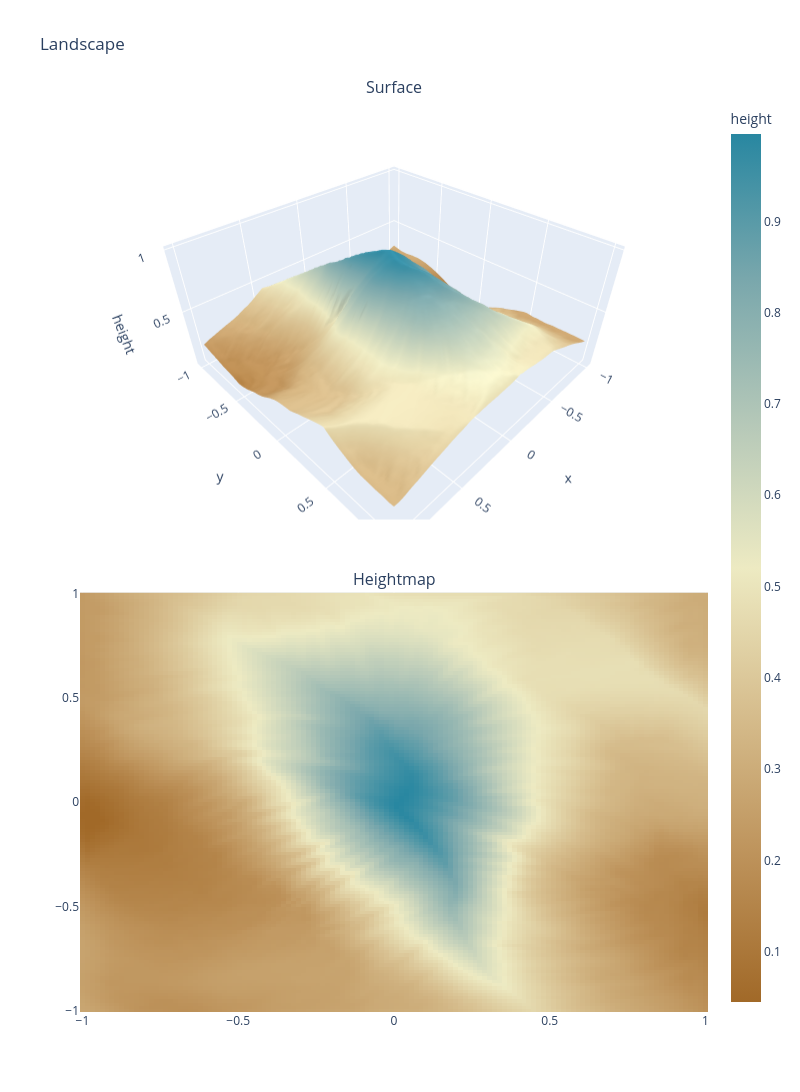
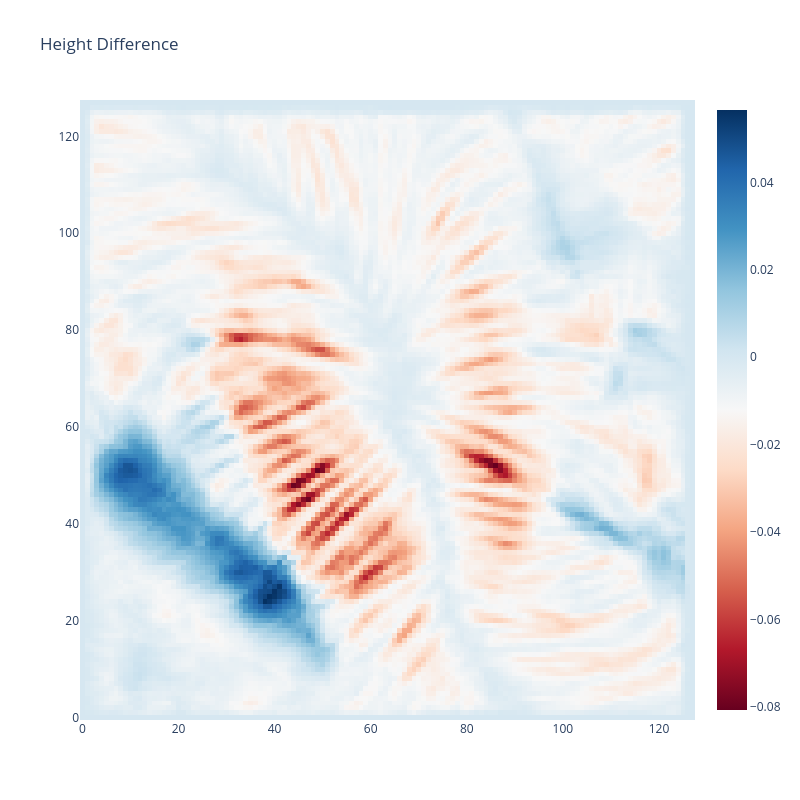

The notebook cell saved with these charts, in order:
### Code cell
import numba as nb


@nb.njit
def sample_height_and_gradient(heightmap, x_pos, y_pos):
    x0 = int(x_pos)
    y0 = int(y_pos)
    x1 = x0 + 1
    y1 = y0 + 1

    sx = x_pos - x0
    sy = y_pos - y0

    h00 = heightmap[y0, x0]
    h10 = heightmap[y0, x1]
    h01 = heightmap[y1, x0]
    h11 = heightmap[y1, x1]

    h0 = h00 * (1.0 - sx) + h10 * sx
    h1 = h01 * (1.0 - sx) + h11 * sx
    h = h0 * (1.0 - sy) + h1 * sy

    grad_x = (h10 - h00) * (1.0 - sy) + (h11 - h01) * sy
    grad_y = (h01 - h00) * (1.0 - sx) + (h11 - h10) * sx
    return h, grad_x, grad_y


@nb.njit
def deposit_bilinear(heightmap, x_pos, y_pos, amount):
    x0 = int(x_pos)
    y0 = int(y_pos)
    x1 = x0 + 1
    y1 = y0 + 1

    sx = x_pos - x0
    sy = y_pos - y0

    w00 = (1.0 - sx) * (1.0 - sy)
    w10 = sx * (1.0 - sy)
    w01 = (1.0 - sx) * sy
    w11 = sx * sy

    heightmap[y0, x0] += amount * w00
    heightmap[y0, x1] += amount * w10
    heightmap[y1, x0] += amount * w01
    heightmap[y1, x1] += amount * w11


@nb.njit
def erode_with_brush(heightmap, x_pos, y_pos, amount, radius):
    center_x = int(x_pos)
    center_y = int(y_pos)
    h = heightmap.shape[0]
    w = heightmap.shape[1]

    total_weight = 0.0
    for oy in range(-radius, radius + 1):
        for ox in range(-radius, radius + 1):
            xi = center_x + ox
            yi = center_y + oy
            if xi <= 0 or xi >= w - 1 or yi <= 0 or yi >= h - 1:
                continue
            dist = (ox * ox + oy * oy) ** 0.5
            if dist > radius:
                continue
            total_weight += radius + 1.0 - dist

    if total_weight <= 0.0:
        return 0.0

    removed = 0.0
    for oy in range(-radius, radius + 1):
        for ox in range(-radius, radius + 1):
            xi = center_x + ox
            yi = center_y + oy
            if xi <= 0 or xi >= w - 1 or yi <= 0 or yi >= h - 1:
                continue
            dist = (ox * ox + oy * oy) ** 0.5
            if dist > radius:
                continue

            weight = radius + 1.0 - dist
            share = amount * (weight / total_weight)

            local_floor = 1e18
            for ny in range(yi - 1, yi + 2):
                for nx in range(xi - 1, xi + 2):
                    if ny == yi and nx == xi:
                        continue
                    v = heightmap[ny, nx]
                    if v < local_floor:
                        local_floor = v

            max_remove = heightmap[yi, xi] - local_floor
            if max_remove < 0.0:
                max_remove = 0.0

            delta = share
            if delta > max_remove:
                delta = max_remove

            heightmap[yi, xi] -= delta
            removed += delta

    return removed


@nb.njit
def diffuse_step(heightmap, alpha):
    src = heightmap.copy()
    h = heightmap.shape[0]
    w = heightmap.shape[1]

    for yi in range(1, h - 1):
        for xi in range(1, w - 1):
            lap = (
                src[yi - 1, xi]
                + src[yi + 1, xi]
                + src[yi, xi - 1]
                + src[yi, xi + 1]
                - 4.0 * src[yi, xi]
            )
            heightmap[yi, xi] = src[yi, xi] + alpha * lap


@nb.njit
def hydraulic_erosion_numba(
    heightmap,
    start_x,
    start_y,
    max_steps,
    inertia,
    capacity,
    min_slope,
    deposition,
    erosion,
    evaporation,
    gravity,
    max_deposit_step,
    max_erode_step,
    brush_radius,
    diffuse_every,
    diffuse_alpha,
):
    hm = heightmap.copy()
    h = hm.shape[0]
    w = hm.shape[1]
    iterations = start_x.shape[0]

    for drop_idx in range(iterations):
        x_pos = start_x[drop_idx]
        y_pos = start_y[drop_idx]

        dir_x = 0.0
        dir_y = 0.0
        speed = 1.0
        water = 1.0
        sediment = 0.0

        for _ in range(max_steps):
            if x_pos < 1.0 or x_pos >= w - 2.0 or y_pos < 1.0 or y_pos >= h - 2.0:
                break

            h_now, grad_x, grad_y = sample_height_and_gradient(hm, x_pos, y_pos)

            dir_x = dir_x * inertia - grad_x * (1.0 - inertia)
            dir_y = dir_y * inertia - grad_y * (1.0 - inertia)

            norm = (dir_x * dir_x + dir_y * dir_y) ** 0.5
            if norm < 1e-12:
                break

            dir_x /= norm
            dir_y /= norm

            new_x = x_pos + dir_x
            new_y = y_pos + dir_y
            if new_x < 1.0 or new_x >= w - 2.0 or new_y < 1.0 or new_y >= h - 2.0:
                break

            h_new, _, _ = sample_height_and_gradient(hm, new_x, new_y)
            delta_h = h_new - h_now

            slope = -delta_h
            if slope < min_slope:
                slope = min_slope
            sediment_capacity = slope * speed * water * capacity

            if delta_h > 0.0 or sediment > sediment_capacity:
                target = (
                    delta_h
                    if delta_h > 0.0
                    else (sediment - sediment_capacity) * deposition
                )
                deposit_amount = sediment
                if target < deposit_amount:
                    deposit_amount = target
                if max_deposit_step < deposit_amount:
                    deposit_amount = max_deposit_step

                if deposit_amount > 0.0:
                    deposit_bilinear(hm, x_pos, y_pos, deposit_amount)
                    sediment -= deposit_amount
            else:
                erode_amount = (sediment_capacity - sediment) * erosion
                downhill_limit = -delta_h
                if downhill_limit < erode_amount:
                    erode_amount = downhill_limit
                if max_erode_step < erode_amount:
                    erode_amount = max_erode_step

                if erode_amount > 0.0:
                    lifted = erode_with_brush(
                        hm, x_pos, y_pos, erode_amount, brush_radius
                    )
                    sediment += lifted

            speed_sq = speed * speed + (-delta_h) * gravity
            if speed_sq < 0.05:
                speed_sq = 0.05
            speed = speed_sq**0.5
            if speed > 3.0:
                speed = 3.0

            water *= 1.0 - evaporation
            x_pos = new_x
            y_pos = new_y

            if water < 0.02:
                break

        if diffuse_every > 0 and ((drop_idx + 1) % diffuse_every == 0):
            diffuse_step(hm, diffuse_alpha)

    return hm


def hydraulic_erosion(
    heightmap,
    iterations=25000,
    max_steps=45,
    inertia=0.15,
    capacity=1.6,
    min_slope=0.01,
    deposition=0.08,
    erosion=0.05,
    evaporation=0.03,
    gravity=4.0,
    max_deposit_step=0.025,
    max_erode_step=0.012,
    brush_radius=1,
    diffuse_every=6000,
    diffuse_alpha=0.01,
    seed=None,
):
    rng = np.random.default_rng(seed)
    h, w = heightmap.shape
    start_x = rng.uniform(1.0, w - 2.0, size=iterations).astype(np.float64)
    start_y = rng.uniform(1.0, h - 2.0, size=iterations).astype(np.float64)

    hm64 = np.asarray(heightmap, dtype=np.float64)
    eroded = hydraulic_erosion_numba(
        hm64,
        start_x,
        start_y,
        max_steps,
        inertia,
        capacity,
        min_slope,
        deposition,
        erosion,
        evaporation,
        gravity,
        max_deposit_step,
        max_erode_step,
        int(brush_radius),
        int(diffuse_every),
        diffuse_alpha,
    )
    return eroded.astype(heightmap.dtype, copy=False)


norm_eroded_height = hydraulic_erosion(norm_height)
plot_landscape(x, y, xx, yy, norm_eroded_height)


def plot_diff_heatmap(diff):
    fig = go.Figure(data=go.Heatmap(z=diff, colorscale="RdBu"))
    fig.update_layout(height=800, width=800, title="Height Difference")
    fig.show()


height_diff = norm_eroded_height - norm_height
plot_diff_heatmap(height_diff)

### Figure 1 — Plotly figure (JSON) as saved in the notebook; plotly's stock layout.template omitted (floating-point values rounded to 4 significant figures; data arrays with more than 128 entries replaced by an {"elided": "..."} marker saying what was removed)
{"data": [{"colorscale": [[0, "rgb(161, 105, 40)"], [0.1667, "rgb(189, 146, 90)"], [0.3333, "rgb(214, 189, 141)"], [0.5, "rgb(237, 234, 194)"], [0.6667, "rgb(181, 200, 184)"], [0.8333, "rgb(121, 167, 172)"], [1, "rgb(40, 135, 161)"]], "scene": "scene", "showscale": false, "type": "surface", "x": {"elided": "128x128 float values"}, "y": {"elided": "128x128 float values"}, "z": {"elided": "128x128 float values"}}, {"colorbar": {"title": {"text": "height"}}, "colorscale": [[0, "rgb(161, 105, 40)"], [0.1667, "rgb(189, 146, 90)"], [0.3333, "rgb(214, 189, 141)"], [0.5, "rgb(237, 234, 194)"], [0.6667, "rgb(181, 200, 184)"], [0.8333, "rgb(121, 167, 172)"], [1, "rgb(40, 135, 161)"]], "type": "heatmap", "x": [-1.0, -0.9843, -0.9685, -0.9528, -0.937, -0.9213, -0.9055, -0.8898, -0.874, -0.8583, -0.8425, -0.8268, -0.811, -0.7953, -0.7795, -0.7638, -0.748, -0.7323, -0.7165, -0.7008, -0.685, -0.6693, -0.6535, -0.6378, -0.622, -0.6063, -0.5906, -0.5748, -0.5591, -0.5433, -0.5276, -0.5118, -0.4961, -0.4803, -0.4646, -0.4488, -0.4331, -0.4173, -0.4016, -0.3858, -0.3701, -0.3543, -0.3386, -0.3228, -0.3071, -0.2913, -0.2756, -0.2598, -0.2441, -0.2283, -0.2126, -0.1969, -0.1811, -0.1654, -0.1496, -0.1339, -0.1181, -0.1024, -0.08661, -0.07087, -0.05512, -0.03937, -0.02362, -0.007874, 0.007874, 0.02362, 0.03937, 0.05512, 0.07087, 0.08661, 0.1024, 0.1181, 0.1339, 0.1496, 0.1654, 0.1811, 0.1969, 0.2126, 0.2283, 0.2441, 0.2598, 0.2756, 0.2913, 0.3071, 0.3228, 0.3386, 0.3543, 0.3701, 0.3858, 0.4016, 0.4173, 0.4331, 0.4488, 0.4646, 0.4803, 0.4961, 0.5118, 0.5276, 0.5433, 0.5591, 0.5748, 0.5906, 0.6063, 0.622, 0.6378, 0.6535, 0.6693, 0.685, 0.7008, 0.7165, 0.7323, 0.748, 0.7638, 0.7795, 0.7953, 0.811, 0.8268, 0.8425, 0.8583, 0.874, 0.8898, 0.9055, 0.9213, 0.937, 0.9528, 0.9685, 0.9843, 1.0], "xaxis": "x", "y": [-1.0, -0.9843, -0.9685, -0.9528, -0.937, -0.9213, -0.9055, -0.8898, -0.874, -0.8583, -0.8425, -0.8268, -0.811, -0.7953, -0.7795, -0.7638, -0.748, -0.7323, -0.7165, -0.7008, -0.685, -0.6693, -0.6535, -0.6378, -0.622, -0.6063, -0.5906, -0.5748, -0.5591, -0.5433, -0.5276, -0.5118, -0.4961, -0.4803, -0.4646, -0.4488, -0.4331, -0.4173, -0.4016, -0.3858, -0.3701, -0.3543, -0.3386, -0.3228, -0.3071, -0.2913, -0.2756, -0.2598, -0.2441, -0.2283, -0.2126, -0.1969, -0.1811, -0.1654, -0.1496, -0.1339, -0.1181, -0.1024, -0.08661, -0.07087, -0.05512, -0.03937, -0.02362, -0.007874, 0.007874, 0.02362, 0.03937, 0.05512, 0.07087, 0.08661, 0.1024, 0.1181, 0.1339, 0.1496, 0.1654, 0.1811, 0.1969, 0.2126, 0.2283, 0.2441, 0.2598, 0.2756, 0.2913, 0.3071, 0.3228, 0.3386, 0.3543, 0.3701, 0.3858, 0.4016, 0.4173, 0.4331, 0.4488, 0.4646, 0.4803, 0.4961, 0.5118, 0.5276, 0.5433, 0.5591, 0.5748, 0.5906, 0.6063, 0.622, 0.6378, 0.6535, 0.6693, 0.685, 0.7008, 0.7165, 0.7323, 0.748, 0.7638, 0.7795, 0.7953, 0.811, 0.8268, 0.8425, 0.8583, 0.874, 0.8898, 0.9055, 0.9213, 0.937, 0.9528, 0.9685, 0.9843, 1.0], "yaxis": "y", "z": {"elided": "128x128 float values"}}], "layout": {"annotations": [{"font": {"size": 16}, "showarrow": false, "text": "Surface", "x": 0.5, "xanchor": "center", "xref": "paper", "y": 1, "yanchor": "bottom", "yref": "paper"}, {"font": {"size": 16}, "showarrow": false, "text": "Heightmap", "x": 0.5, "xanchor": "center", "xref": "paper", "y": 0.46, "yanchor": "bottom", "yref": "paper"}], "height": 1300, "scene": {"domain": {"x": [0, 1], "y": [0.54, 1]}, "xaxis": {"title": {"text": "x"}}, "yaxis": {"title": {"text": "y"}}, "zaxis": {"title": {"text": "height"}}}, "title": {"text": "Landscape"}, "width": 800, "xaxis": {"anchor": "y", "domain": [0, 1]}, "yaxis": {"anchor": "x", "domain": [0, 0.46]}}}

### Figure 2 — Plotly figure (JSON) as saved in the notebook; plotly's stock layout.template omitted (floating-point values rounded to 4 significant figures; data arrays with more than 128 entries replaced by an {"elided": "..."} marker saying what was removed)
{"data": [{"colorscale": [[0, "rgb(103,0,31)"], [0.1, "rgb(178,24,43)"], [0.2, "rgb(214,96,77)"], [0.3, "rgb(244,165,130)"], [0.4, "rgb(253,219,199)"], [0.5, "rgb(247,247,247)"], [0.6, "rgb(209,229,240)"], [0.7, "rgb(146,197,222)"], [0.8, "rgb(67,147,195)"], [0.9, "rgb(33,102,172)"], [1, "rgb(5,48,97)"]], "type": "heatmap", "z": {"elided": "128x128 float values"}}], "layout": {"height": 800, "title": {"text": "Height Difference"}, "width": 800}}
